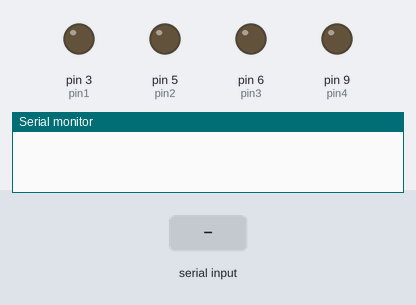
Bench run of a sketch on a simulated Arduino Uno, built with avr-gcc and run on an emulated ATmega328P. On the bench: output pins drawn as LEDs (lit = HIGH), the last lines printed to the serial monitor. The inputs (shaded band) are chosen by the test bench.

Above: at 1.2 s.
1.3 s: "w" received over Serial
At 2.2 s:
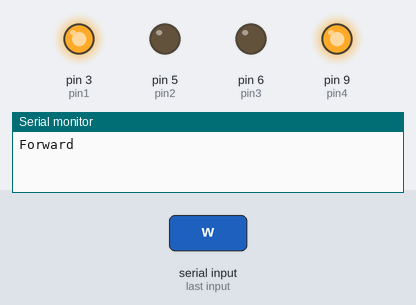
2.8 s: "a" received over Serial
At 3.3 s:
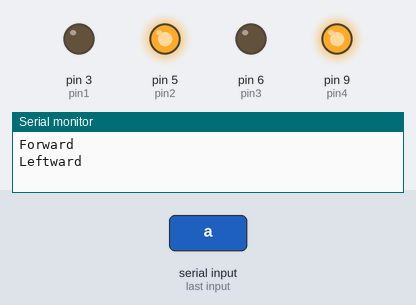
4.3 s: "s" received over Serial
At 5.5 s:
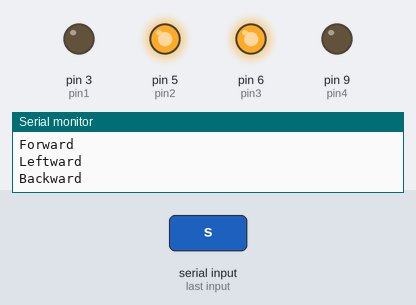
5.8 s: "d" received over Serial
At 6.8 s:
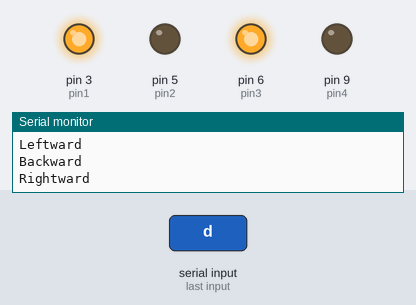
7.3 s: byte 32 (' ') received over Serial
At 8.0 s:
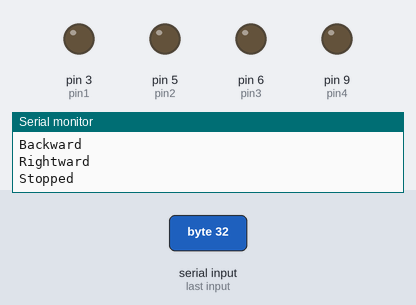
8.8 s: "W" received over Serial
At 9.1 s:
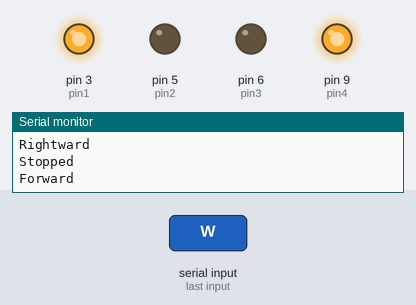
Timing chart, 0 to 11.3 s (numbered marks = the images above; inputs shaded):
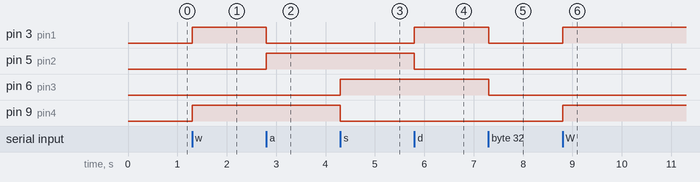

The sketch:

RoboCar.ino
```cpp
int pin1=3;
int pin2=5;
int pin3=6;
int pin4=9;
void setup()
{
  Serial.begin(9600);
  pinMode(pin1,OUTPUT);
  pinMode(pin2,OUTPUT);
  pinMode(pin3,OUTPUT);
  pinMode(pin4,OUTPUT);
}
void loop()
{
  while(Serial.available()>0)
  {
    char input=Serial.read();
    if(input=='w'||input=='W')
    {
      forward();
      Serial.println("Forward");
    }
    else if(input=='a'||input=='A')
    {
      left();
      Serial.println("Leftward");
    }
    else if(input=='s'||input=='S')
    {
      backward();
      Serial.println("Backward");
    }
    else if(input=='d'||input=='D')
    {
      right();
      Serial.println("Rightward");
    }
    else if(input==' ')
    {
      finish();
      Serial.println("Stopped");
    }
  }
 }
 void backward()
 {
  digitalWrite(pin1,LOW);
  digitalWrite(pin2,HIGH);
  digitalWrite(pin3,HIGH);
  digitalWrite(pin4,LOW);
 }
 void forward()
 {
  digitalWrite(pin1,HIGH);
  digitalWrite(pin2,LOW);
  digitalWrite(pin3,LOW);
  digitalWrite(pin4,HIGH);
 }
 void right()
 {
  digitalWrite(pin1,HIGH);
  digitalWrite(pin2,LOW);
  digitalWrite(pin3,HIGH);
  digitalWrite(pin4,LOW);
 }
 void left()
 {
  digitalWrite(pin1,LOW);
  digitalWrite(pin2,HIGH);
  digitalWrite(pin3,LOW);
  digitalWrite(pin4,HIGH);
 }
 void finish()
 {
  digitalWrite(pin1,LOW);
  digitalWrite(pin2,LOW);
  digitalWrite(pin3,LOW);
  digitalWrite(pin4,LOW);
 }
```

Measured:
- after the input at 1.3 s, pin 3 (pin1), pin 9 (pin4): LOW → HIGH at once
- after the input at 2.8 s, pin 3 (pin1): HIGH → LOW at once; pin 5 (pin2): LOW → HIGH at once
- after the input at 4.3 s, pin 6 (pin3): LOW → HIGH at once; pin 9 (pin4): HIGH → LOW at once
- after the input at 5.8 s, pin 3 (pin1): LOW → HIGH at once; pin 5 (pin2): HIGH → LOW at once
- after the input at 7.3 s, pin 3 (pin1), pin 6 (pin3): HIGH → LOW at once
- after the input at 8.8 s, pin 3 (pin1), pin 9 (pin4): LOW → HIGH at once
